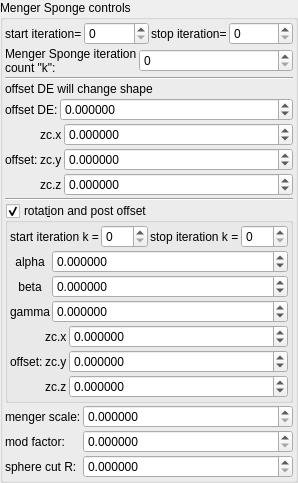
    <widget class="QGroupBox" name="groupBox_8">
     <property name="title">
      <string>Menger Sponge controls</string>
     </property>
     <layout class="QVBoxLayout" name="verticalLayout_10" stretch="0,0,0,0,0,0,0,0">
      <property name="spacing">
       <number>2</number>
      </property>
      <property name="leftMargin">
       <number>2</number>
      </property>
      <property name="topMargin">
       <number>2</number>
      </property>
      <property name="rightMargin">
       <number>2</number>
      </property>
      <property name="bottomMargin">
       <number>2</number>
      </property>
      <item>
       <layout class="QHBoxLayout" name="horizontalLayout_7" stretch="0,1,0,1">
        <property name="topMargin">
         <number>0</number>
        </property>
        <item>
         <widget class="QLabel" name="label_80">
          <property name="text">
           <string>start iteration=</string>
          </property>
          <property name="wordWrap">
           <bool>true</bool>
          </property>
         </widget>
        </item>
        <item>
         <widget class="MySpinBox" name="spinboxInt_transf_start_iterations">
          <property name="sizePolicy">
           <sizepolicy hsizetype="Minimum" vsizetype="Maximum">
            <horstretch>0</horstretch>
            <verstretch>0</verstretch>
           </sizepolicy>
          </property>
          <property name="minimum">
           <number>0</number>
          </property>
          <property name="maximum">
           <number>999</number>
          </property>
          <property name="value">
           <number>0</number>
          </property>
         </widget>
        </item>
        <item>
         <widget class="QLabel" name="label_65">
          <property name="text">
           <string>stop iteration=</string>
          </property>
          <property name="wordWrap">
           <bool>true</bool>
          </property>
         </widget>
        </item>
        <item>
         <widget class="MySpinBox" name="spinboxInt_transf_stop_iterations_1">
          <property name="sizePolicy">
           <sizepolicy hsizetype="Preferred" vsizetype="Maximum">
            <horstretch>0</horstretch>
            <verstretch>0</verstretch>
           </sizepolicy>
          </property>
          <property name="maximum">
           <number>999</number>
          </property>
         </widget>
        </item>
       </layout>
      </item>
      <item>
       <layout class="QHBoxLayout" name="horizontalLayout_11" stretch="0,1">
        <property name="topMargin">
         <number>0</number>
        </property>
        <item>
         <widget class="QLabel" name="label_85">
          <property name="text">
           <string>Menger Sponge iteration count &quot;k&quot;:</string>
          </property>
          <property name="wordWrap">
           <bool>true</bool>
          </property>
         </widget>
        </item>
        <item>
         <widget class="MySpinBox" name="spinboxInt_transf_int8_X">
          <property name="sizePolicy">
           <sizepolicy hsizetype="Minimum" vsizetype="Maximum">
            <horstretch>0</horstretch>
            <verstretch>0</verstretch>
           </sizepolicy>
          </property>
          <property name="font">
           <font>
            <weight>50</weight>
            <bold>false</bold>
           </font>
          </property>
          <property name="maximum">
           <number>250</number>
          </property>
         </widget>
        </item>
       </layout>
      </item>
      <item>
       <widget class="Line" name="line">
        <property name="orientation">
         <enum>Qt::Horizontal</enum>
        </property>
       </widget>
      </item>
      <item>
       <layout class="QGridLayout" name="gridLayout_14" columnstretch="0,0,1">
        <property name="spacing">
         <number>2</number>
        </property>
        <item row="1" column="0">
         <widget class="QLabel" name="label_14">
          <property name="text">
           <string>offset DE:</string>
          </property>
         </widget>
        </item>
        <item row="0" column="0" colspan="3">
         <widget class="QLabel" name="label_16">
          <property name="text">
           <string>offset DE will change shape</string>
          </property>
         </widget>
        </item>
        <item row="1" column="1" colspan="2">
         <widget class="MyDoubleSpinBox" name="spinbox_analyticDE_offset_0">
          <property name="sizePolicy">
           <sizepolicy hsizetype="Minimum" vsizetype="Maximum">
            <horstretch>0</horstretch>
            <verstretch>0</verstretch>
           </sizepolicy>
          </property>
          <property name="prefix">
           <string/>
          </property>
          <property name="suffix">
           <string/>
          </property>
          <property name="decimals">
           <number>6</number>
          </property>
          <property name="minimum">
           <double>-99.998999999999995</double>
          </property>
          <property name="maximum">
           <double>99.998999999999995</double>
          </property>
          <property name="singleStep">
           <double>0.100000000000000</double>
          </property>
         </widget>
        </item>
       </layout>
      </item>
      <item>
       <layout class="QGridLayout" name="gridLayout_19" columnstretch="0,0,1">
        <property name="spacing">
         <number>2</number>
        </property>
        <item row="1" column="1">
         <widget class="QLabel" name="label_136">
          <property name="text">
           <string notr="true">zc.y</string>
          </property>
         </widget>
        </item>
        <item row="2" column="1">
         <widget class="QLabel" name="label_137">
          <property name="text">
           <string notr="true">zc.z</string>
          </property>
         </widget>
        </item>
        <item row="0" column="1">
         <widget class="QLabel" name="label_138">
          <property name="text">
           <string notr="true">zc.x</string>
          </property>
         </widget>
        </item>
        <item row="0" column="2">
         <widget class="MyDoubleSpinBox" name="spinbox3_transf_offset_000_x">
          <property name="sizePolicy">
           <sizepolicy hsizetype="Minimum" vsizetype="Maximum">
            <horstretch>0</horstretch>
            <verstretch>0</verstretch>
           </sizepolicy>
          </property>
          <property name="prefix">
           <string/>
          </property>
          <property name="suffix">
           <string/>
          </property>
          <property name="decimals">
           <number>6</number>
          </property>
          <property name="minimum">
           <double>-99.989999999999995</double>
          </property>
          <property name="maximum">
           <double>99.989999999999995</double>
          </property>
          <property name="singleStep">
           <double>0.100000000000000</double>
          </property>
         </widget>
        </item>
        <item row="1" column="2">
         <widget class="MyDoubleSpinBox" name="spinbox3_transf_offset_000_y">
          <property name="sizePolicy">
           <sizepolicy hsizetype="Minimum" vsizetype="Maximum">
            <horstretch>0</horstretch>
            <verstretch>0</verstretch>
           </sizepolicy>
          </property>
          <property name="prefix">
           <string/>
          </property>
          <property name="suffix">
           <string/>
          </property>
          <property name="decimals">
           <number>6</number>
          </property>
          <property name="minimum">
           <double>-99.989999999999995</double>
          </property>
          <property name="maximum">
           <double>99.989999999999995</double>
          </property>
          <property name="singleStep">
           <double>0.100000000000000</double>
          </property>
         </widget>
        </item>
        <item row="2" column="2">
         <widget class="MyDoubleSpinBox" name="spinbox3_transf_offset_000_z">
          <property name="sizePolicy">
           <sizepolicy hsizetype="Minimum" vsizetype="Maximum">
            <horstretch>0</horstretch>
            <verstretch>0</verstretch>
           </sizepolicy>
          </property>
          <property name="prefix">
           <string/>
          </property>
          <property name="suffix">
           <string/>
          </property>
          <property name="decimals">
           <number>6</number>
          </property>
          <property name="minimum">
           <double>-99.989999999999995</double>
          </property>
          <property name="maximum">
           <double>99.989999999999995</double>
          </property>
          <property name="singleStep">
           <double>0.100000000000000</double>
          </property>
         </widget>
        </item>
        <item row="0" column="0" rowspan="3">
         <widget class="QLabel" name="label_118">
          <property name="text">
           <string>offset:</string>
          </property>
         </widget>
        </item>
       </layout>
      </item>
      <item>
       <widget class="Line" name="line_2">
        <property name="orientation">
         <enum>Qt::Horizontal</enum>
        </property>
       </widget>
      </item>
      <item>
       <widget class="MyGroupBox" name="groupCheck_transf_function_enabledR_false">
        <property name="toolTip">
         <string/>
        </property>
        <property name="title">
         <string>rotat&amp;ion and post offset</string>
        </property>
        <property name="checkable">
         <bool>true</bool>
        </property>
        <layout class="QVBoxLayout" name="verticalLayout_32" stretch="0,0,0">
         <property name="spacing">
          <number>2</number>
         </property>
         <property name="leftMargin">
          <number>2</number>
         </property>
         <property name="topMargin">
          <number>2</number>
         </property>
         <property name="rightMargin">
          <number>2</number>
         </property>
         <property name="bottomMargin">
          <number>2</number>
         </property>
         <item>
          <layout class="QHBoxLayout" name="horizontalLayout_14" stretch="0,1,0,1">
           <property name="topMargin">
            <number>0</number>
           </property>
           <item>
            <widget class="QLabel" name="label_250">
             <property name="text">
              <string>start iteration k =</string>
             </property>
            </widget>
           </item>
           <item>
            <widget class="MySpinBox" name="spinboxInt_transf_start_iterations_R">
             <property name="sizePolicy">
              <sizepolicy hsizetype="Minimum" vsizetype="Maximum">
               <horstretch>0</horstretch>
               <verstretch>0</verstretch>
              </sizepolicy>
             </property>
             <property name="maximum">
              <number>999</number>
             </property>
            </widget>
           </item>
           <item>
            <widget class="QLabel" name="label_251">
             <property name="text">
              <string>stop iteration k =</string>
             </property>
            </widget>
           </item>
           <item>
            <widget class="MySpinBox" name="spinboxInt_transf_stop_iterations_R">
             <property name="sizePolicy">
              <sizepolicy hsizetype="Minimum" vsizetype="Maximum">
               <horstretch>0</horstretch>
               <verstretch>0</verstretch>
              </sizepolicy>
             </property>
             <property name="maximum">
              <number>999</number>
             </property>
            </widget>
           </item>
          </layout>
         </item>
         <item>
          <layout class="QGridLayout" name="gridLayout_13" columnstretch="0,1">
           <property name="spacing">
            <number>2</number>
           </property>
           <item row="2" column="1">
            <widget class="MyDoubleSpinBox" name="spinboxd3_transf_rotation_z">
             <property name="sizePolicy">
              <sizepolicy hsizetype="Minimum" vsizetype="Maximum">
               <horstretch>0</horstretch>
               <verstretch>0</verstretch>
              </sizepolicy>
             </property>
             <property name="prefix">
              <string/>
             </property>
             <property name="suffix">
              <string/>
             </property>
             <property name="decimals">
              <number>6</number>
             </property>
             <property name="minimum">
              <double>-36000.000000000000000</double>
             </property>
             <property name="maximum">
              <double>36000.000000000000000</double>
             </property>
             <property name="singleStep">
              <double>1.000000000000000</double>
             </property>
            </widget>
           </item>
           <item row="0" column="0">
            <widget class="QLabel" name="label_39">
             <property name="text">
              <string notr="true">alpha</string>
             </property>
             <property name="alignment">
              <set>Qt::AlignCenter</set>
             </property>
            </widget>
           </item>
           <item row="1" column="0">
            <widget class="QLabel" name="label_40">
             <property name="text">
              <string notr="true">beta</string>
             </property>
             <property name="alignment">
              <set>Qt::AlignCenter</set>
             </property>
            </widget>
           </item>
           <item row="1" column="1">
            <widget class="MyDoubleSpinBox" name="spinboxd3_transf_rotation_y">
             <property name="sizePolicy">
              <sizepolicy hsizetype="Minimum" vsizetype="Maximum">
               <horstretch>0</horstretch>
               <verstretch>0</verstretch>
              </sizepolicy>
             </property>
             <property name="prefix">
              <string/>
             </property>
             <property name="suffix">
              <string/>
             </property>
             <property name="decimals">
              <number>6</number>
             </property>
             <property name="minimum">
              <double>-36000.000000000000000</double>
             </property>
             <property name="maximum">
              <double>36000.000000000000000</double>
             </property>
             <property name="singleStep">
              <double>1.000000000000000</double>
             </property>
            </widget>
           </item>
           <item row="2" column="0">
            <widget class="QLabel" name="label_41">
             <property name="text">
              <string notr="true">gamma</string>
             </property>
             <property name="alignment">
              <set>Qt::AlignCenter</set>
             </property>
            </widget>
           </item>
           <item row="0" column="1">
            <widget class="MyDoubleSpinBox" name="spinboxd3_transf_rotation_x">
             <property name="sizePolicy">
              <sizepolicy hsizetype="Minimum" vsizetype="Maximum">
               <horstretch>0</horstretch>
               <verstretch>0</verstretch>
              </sizepolicy>
             </property>
             <property name="prefix">
              <string/>
             </property>
             <property name="suffix">
              <string/>
             </property>
             <property name="decimals">
              <number>6</number>
             </property>
             <property name="minimum">
              <double>-36000.000000000000000</double>
             </property>
             <property name="maximum">
              <double>36000.000000000000000</double>
             </property>
             <property name="singleStep">
              <double>1.000000000000000</double>
             </property>
            </widget>
           </item>
          </layout>
         </item>
         <item>
          <layout class="QGridLayout" name="gridLayout_18" columnstretch="0,0,1">
           <property name="spacing">
            <number>2</number>
           </property>
           <item row="1" column="1">
            <widget class="QLabel" name="label_133">
             <property name="text">
              <string notr="true">zc.y</string>
             </property>
            </widget>
           </item>
           <item row="2" column="1">
            <widget class="QLabel" name="label_134">
             <property name="text">
              <string notr="true">zc.z</string>
             </property>
            </widget>
           </item>
           <item row="0" column="1">
            <widget class="QLabel" name="label_135">
             <property name="text">
              <string notr="true">zc.x</string>
             </property>
            </widget>
           </item>
           <item row="0" column="2">
            <widget class="MyDoubleSpinBox" name="spinbox3_transf_offsetA_000_x">
             <property name="sizePolicy">
              <sizepolicy hsizetype="Minimum" vsizetype="Maximum">
               <horstretch>0</horstretch>
               <verstretch>0</verstretch>
              </sizepolicy>
             </property>
             <property name="prefix">
              <string/>
             </property>
             <property name="suffix">
              <string/>
             </property>
             <property name="decimals">
              <number>6</number>
             </property>
             <property name="minimum">
              <double>-99.989999999999995</double>
             </property>
             <property name="maximum">
              <double>99.989999999999995</double>
             </property>
             <property name="singleStep">
              <double>0.100000000000000</double>
             </property>
            </widget>
           </item>
           <item row="1" column="2">
            <widget class="MyDoubleSpinBox" name="spinbox3_transf_offsetA_000_y">
             <property name="sizePolicy">
              <sizepolicy hsizetype="Minimum" vsizetype="Maximum">
               <horstretch>0</horstretch>
               <verstretch>0</verstretch>
              </sizepolicy>
             </property>
             <property name="prefix">
              <string/>
             </property>
             <property name="suffix">
              <string/>
             </property>
             <property name="decimals">
              <number>6</number>
             </property>
             <property name="minimum">
              <double>-99.989999999999995</double>
             </property>
             <property name="maximum">
              <double>99.989999999999995</double>
             </property>
             <property name="singleStep">
              <double>0.100000000000000</double>
             </property>
            </widget>
           </item>
           <item row="2" column="2">
            <widget class="MyDoubleSpinBox" name="spinbox3_transf_offsetA_000_z">
             <property name="sizePolicy">
              <sizepolicy hsizetype="Minimum" vsizetype="Maximum">
               <horstretch>0</horstretch>
               <verstretch>0</verstretch>
              </sizepolicy>
             </property>
             <property name="prefix">
              <string/>
             </property>
             <property name="suffix">
              <string/>
             </property>
             <property name="decimals">
              <number>6</number>
             </property>
             <property name="minimum">
              <double>-99.989999999999995</double>
             </property>
             <property name="maximum">
              <double>99.989999999999995</double>
             </property>
             <property name="singleStep">
              <double>0.100000000000000</double>
             </property>
            </widget>
           </item>
           <item row="0" column="0" rowspan="3">
            <widget class="QLabel" name="label_114">
             <property name="text">
              <string>offset:</string>
             </property>
            </widget>
           </item>
          </layout>
         </item>
        </layout>
       </widget>
      </item>
      <item>
       <layout class="QGridLayout" name="gridLayout_15" columnstretch="0,1">
        <property name="spacing">
         <number>2</number>
        </property>
        <item row="2" column="0">
         <widget class="QLabel" name="label_19">
          <property name="text">
           <string>sphere cut R:</string>
          </property>
         </widget>
        </item>
        <item row="0" column="0">
         <widget class="QLabel" name="label_17">
          <property name="text">
           <string>menger scale:</string>
          </property>
         </widget>
        </item>
        <item row="2" column="1">
         <widget class="MyDoubleSpinBox" name="spinbox_transf_offset_1">
          <property name="enabled">
           <bool>true</bool>
          </property>
          <property name="sizePolicy">
           <sizepolicy hsizetype="Minimum" vsizetype="Maximum">
            <horstretch>0</horstretch>
            <verstretch>0</verstretch>
           </sizepolicy>
          </property>
          <property name="prefix">
           <string/>
          </property>
          <property name="suffix">
           <string/>
          </property>
          <property name="decimals">
           <number>6</number>
          </property>
          <property name="minimum">
           <double>0.000000000000000</double>
          </property>
          <property name="maximum">
           <double>99.989999999999995</double>
          </property>
          <property name="singleStep">
           <double>0.100000000000000</double>
          </property>
         </widget>
        </item>
        <item row="1" column="1">
         <widget class="MyDoubleSpinBox" name="spinbox_transf_offset_3">
          <property name="enabled">
           <bool>true</bool>
          </property>
          <property name="sizePolicy">
           <sizepolicy hsizetype="Minimum" vsizetype="Maximum">
            <horstretch>0</horstretch>
            <verstretch>0</verstretch>
           </sizepolicy>
          </property>
          <property name="prefix">
           <string/>
          </property>
          <property name="suffix">
           <string/>
          </property>
          <property name="decimals">
           <number>6</number>
          </property>
          <property name="minimum">
           <double>0.000000000000000</double>
          </property>
          <property name="maximum">
           <double>99.989999999999995</double>
          </property>
          <property name="singleStep">
           <double>0.100000000000000</double>
          </property>
         </widget>
        </item>
        <item row="1" column="0">
         <widget class="QLabel" name="label_13">
          <property name="text">
           <string>mod factor:</string>
          </property>
         </widget>
        </item>
        <item row="0" column="1">
         <widget class="MyDoubleSpinBox" name="spinbox_transf_scale_3">
          <property name="sizePolicy">
           <sizepolicy hsizetype="Minimum" vsizetype="Maximum">
            <horstretch>0</horstretch>
            <verstretch>0</verstretch>
           </sizepolicy>
          </property>
          <property name="prefix">
           <string/>
          </property>
          <property name="suffix">
           <string/>
          </property>
          <property name="decimals">
           <number>6</number>
          </property>
          <property name="minimum">
           <double>0.000000000000000</double>
          </property>
          <property name="maximum">
           <double>99.998999999999995</double>
          </property>
          <property name="singleStep">
           <double>0.100000000000000</double>
          </property>
         </widget>
        </item>
       </layout>
      </item>
     </layout>
    </widget>
